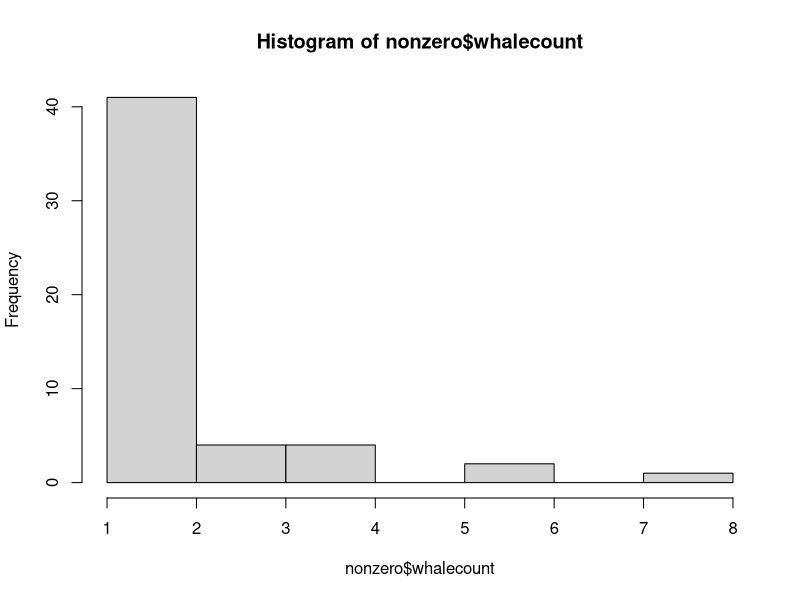

Write R code to recreate this figure. (Note: this script raises an error after producing the figure.)
## ---- chunk 1
library(knitr)
## ---- chunk 2
# Read in Data
data <- read.csv("Er prey analysis for R fixed whale presence.csv")

#


## ---- chunk 3
library(VGAM)

# pull out non-zero counts
nonzero <- data[which(data$whalecount > 0),]

# look at them
hist(nonzero$whalecount)

# construct model with mysid count
m1 <- vglm(whalecount ~ MysidCount, data = nonzero, family = "pospoisson")

# check for overdispersion
pchisq(sum(residuals(m1,type = "pearson")^2),nrow(nonzero)-2,lower.tail = FALSE)
# p = 0.000005, overdispersed

# fit with ZT neg binom
m2 <- vglm(whalecount ~ MysidCount, data = nonzero, family = posnegbinomial)
summary(m2)

# check for overdispersion
pchisq(sum(residuals(m2,type = "pearson")^2),nrow(nonzero)-2,lower.tail = FALSE)
## ---- chunk 4
library(pscl)
m.hurdle <- 
## ---- chunk 5
# model creation

# intercept only
m0 <- glm(data = data, whale.presence ~ MysidCount, family = "poisson")
## ---- chunk 6
